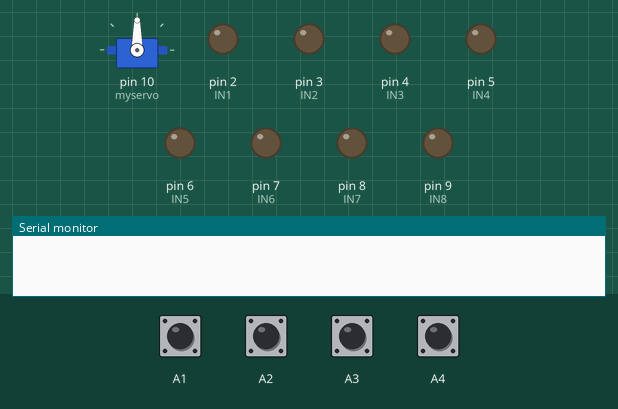
This sketch was run on a simulated Arduino Uno, built with avr-gcc and run on an emulated ATmega328P. Parts: servo, output pins drawn as LEDs (lit = HIGH), the last lines printed to the serial monitor. Inputs (shaded band) come from the test bench; at power-on: A1–4 HIGH.

Above: at 1.2 s.
1.3 s: A2 pulled LOW for 0.15 s
At 1.37 s:
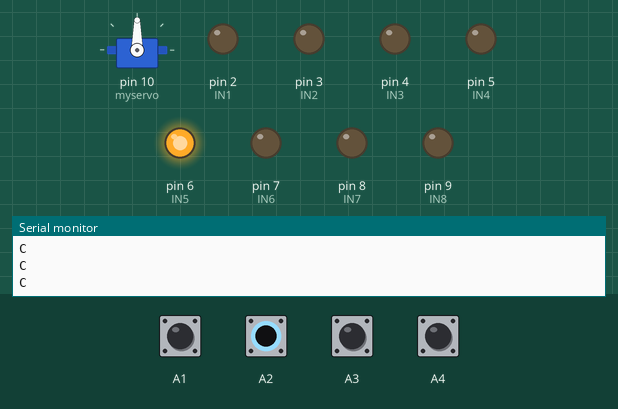
2.9 s: A4 pulled LOW for 0.15 s
Timing chart, 0 to 5.9 s (numbered marks = the images above; inputs shaded):
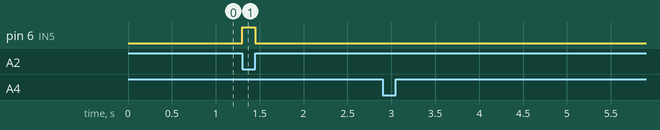

Measured:
- after the input at 1.3 s, pin 6 (IN5): LOW → HIGH at once, → LOW 0.15 s later

The sketch:

fortest.ino
```cpp
#include <Servo.h>
Servo myservo;

//모터드라이버 1
int IN1=2;
int IN2=3;
int IN3=4;
int IN4=5;
//모터드라이버 2
int IN5=6;
int IN6=7;
int IN7=8;
int IN8=9;

void setup() {
  myservo.attach(10);
  Serial.begin(9600);
  pinMode(IN1,OUTPUT);
  pinMode(IN2,OUTPUT);
  pinMode(IN3,OUTPUT);
  pinMode(IN4,OUTPUT);
  pinMode(IN5,OUTPUT);
  pinMode(IN6,OUTPUT);
  pinMode(IN7,OUTPUT);
  pinMode(IN8,OUTPUT);
  pinMode(12, INPUT);  //수위센서

  pinMode(A4,INPUT_PULLUP);
  pinMode(A3,INPUT_PULLUP);
  pinMode(A2,INPUT_PULLUP);
  pinMode(A1,INPUT_PULLUP);

  // pinMode(A4,OUTPUT);
  // pinMode(A3,OUTPUT);
  // pinMode(A2,OUTPUT);
  // pinMode(A1,OUTPUT);
}

void loop() {
  int button1=digitalRead(A4);
  int button2=digitalRead(A3);
  int button3=digitalRead(A2);
  int button4=digitalRead(A1);
  if(!button1)
  {
    // StartA();
    // one();
    Serial.println("ok");
  }
  else
  {
    // stop();
    // StopA();
  }
  if(!button2)
  {
    // StartB();
    // Serial.println("B");
  }
  else
  {
    // StopB();
  }
  if(!button3)
  {
     StartC();
     Serial.println("C");
  }
  else
  {
    StopC();
  }
  if(!button4)
  {
    // stir();
    // Serial.println("stir");

  }
  else
  {
    // stirstop();

  }
}
void stir(){
  myservo.write(30);
}
void stirstop(){
  myservo.write(90);
}

void stop()
{
    digitalWrite(IN7,HIGH);
    digitalWrite(IN8,LOW);
    analogWrite(11,0);
}
void one()
{
    digitalWrite(IN7,HIGH);
    digitalWrite(IN8,LOW);
    analogWrite(11,80);
}
void two()
{
    digitalWrite(IN1,HIGH);
    digitalWrite(IN2,LOW);
    analogWrite(11,50);
}
void three()
{
    digitalWrite(IN1,HIGH);
    digitalWrite(IN2,LOW);
    analogWrite(11,100);
}

void StartA()
{
    digitalWrite(IN1,HIGH);
    digitalWrite(IN2,LOW);
}
void StopA()
{
    digitalWrite(IN1,LOW);
    digitalWrite(IN2,LOW);
}
void StartB()
{
    digitalWrite(IN3,HIGH);
    digitalWrite(IN4,LOW);
}
void StopB()
{
    digitalWrite(IN3,LOW);
    digitalWrite(IN4,LOW);
}
void StartC()
{
    digitalWrite(IN5,HIGH);
    digitalWrite(IN6,LOW);
}
void StopC()
{
    digitalWrite(IN5,LOW);
    digitalWrite(IN6,LOW);
}
void StartD()
{
    digitalWrite(IN7,HIGH);
    digitalWrite(IN8,LOW);
}
void StopD()
{
    digitalWrite(IN7,LOW);
    digitalWrite(IN8,LOW);
}
void StartE()
{
    digitalWrite(A1,HIGH);
    digitalWrite(A2,LOW);
}
void StopE()
{
    digitalWrite(A1,LOW);
    digitalWrite(A2,LOW);
}
void StartF()
{
    digitalWrite(A3,HIGH);
    digitalWrite(A4,LOW);
}
void StopF()
{
    digitalWrite(A3,LOW);
    digitalWrite(A4,LOW);
}
```
